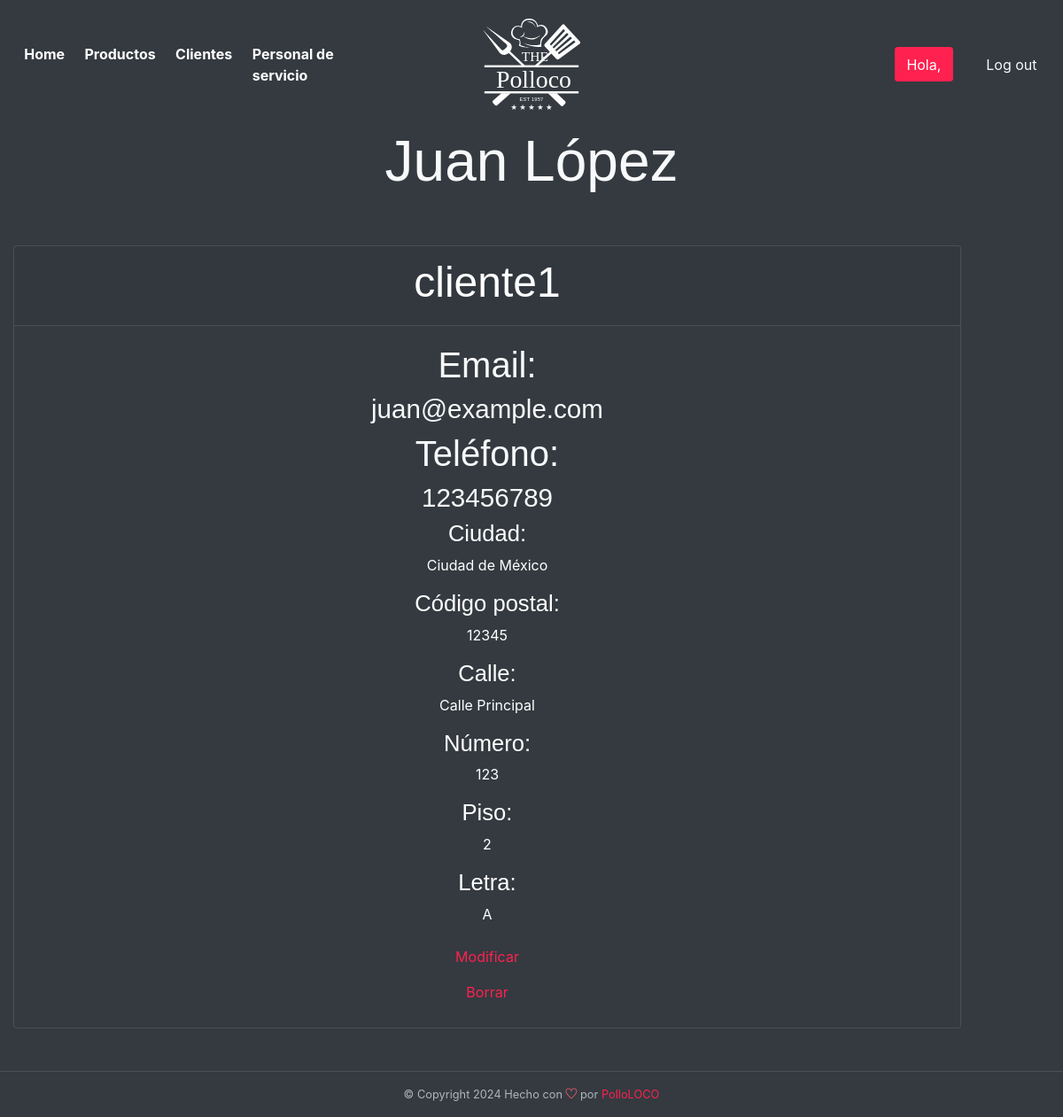
The app's page /foodhut/public_html/boss/clientes/ver_clientes.php?id=9 with its own data.
### tables this page shows
CREATE TABLE usuario (
  id int auto_increment,
  cuenta varchar(25) not null,
  nombre varchar(25),
  apellidos varchar(25),
  contrasena varchar(25),
  email varchar(45),
  telefono varchar(9),
  ciudad varchar(25),
  cp varchar(5),
  calle varchar(25),
  numero varchar(25),
  piso varchar(25),
  letra varchar(5),
  rol enum ('cliente', 'cocina', 'reparto', 'boss'),
  PRIMARY KEY (id)
);

### foodhut/public_html/boss/clientes/ver_clientes.php (the view, shortened to what this page needs)
<?php
$sql = conectarBaseDatos();
$organiza = null;
    if (isset($_GET["id"])) {
        $id = $_GET["id"];
        $registro = $sql->query("SELECT * FROM usuario WHERE id=$id");
        if ($registro) {
            while ($fila = $registro->fetch_assoc()) {
                $organiza = $fila;
            }
        } else {
            echo "Error en la consulta SQL: " . $sql->error;
        }
    }
?>
<!DOCTYPE html>
<html lang="es">
<head>
    <link rel="stylesheet" href="../../assets/vendors/themify-icons/css/themify-icons.css">
    <link rel="stylesheet" href="../../assets/vendors/animate/animate.css">
	<link rel="stylesheet" href="../../assets/css/foodhut.css">
</head>
<body data-spy="scroll" data-target=".navbar" data-offset="40" id="home">
    <nav class="custom-navbar navbar navbar-expand-lg navbar-dark fixed-top" data-spy="affix" data-offset-top="10">
        <div class="collapse navbar-collapse" id="navbarSupportedContent">
            <ul class="navbar-nav">
            <li class="nav-item">
                    <a class="nav-link" href="../../inicio.php">Home</a>
                </li>
                <li class="nav-item">
                    <a class="nav-link" href="../articulos.php">Productos</a>
                </li>
                <li class="nav-item">
                    <a class="nav-link" href="clientes.php">Clientes</a>
                </li>
                <li class="nav-item">
                    <a class="nav-link" href="../servicio/profesional.php">Personal de servicio</a>
                </li>
            </ul>
            <a class="navbar-brand m-auto" href="#">
                <img src="../assets/imgs/logo.svg" class="brand-img" alt="PolloLOCO Logo">
            </a>
            <ul class="navbar-nav">
                <li class="nav-item">
                <a href="#" class="btn btn-primary ml-xl-4">Hola, <?php echo htmlspecialchars($_SESSION["cuenta"]); ?></a>
                </li>
                <li class="nav-item">
                    <a href="../../sesion.php?session=logout" class="btn ml-xl-4">Log out</a>
                </li>
            </ul>
        </div>
    </nav>
    <div id="blog" class="container-fluid bg-dark text-light py-5 text-center wow fadeIn">
        <br><br>
        <?php if ($organiza) { ?>
        <h2 class="section-title py-5"><?php echo htmlspecialchars($organiza["nombre"]); ?> <?php echo htmlspecialchars($organiza["apellidos"]); ?></h2>
        <div class="tab-content" id="pills-tabContent">
            <div class="tab-pane fade show active" id="foods" role="tabpanel" aria-labelledby="pills-home-tab">
                <div class="row">
                    <div class="col-md-11">
                        <div class="card bg-transparent border my-3 my-md-0">
                        <div class="card-header">
                            <h1 class="rounded-0 card-img-top img-responsive text-white"><?php echo htmlspecialchars($organiza["cuenta"]); ?></h1>
                        </div>
                            <div class="card-body">
                                <h2 class="pt20 pb20">Email:</h2>
                                <h3 class="pt20 pb20"><?php echo htmlspecialchars($organiza["email"]); ?></h3>
                                <h2 class="pt20 pb20">Teléfono:</h2>
                                <h3 class="pt20 pb20"><?php echo htmlspecialchars($organiza["telefono"]); ?></h3>
                                <h4 class="text-white">Ciudad:</h4>
                                <p class="text-white"><?php echo htmlspecialchars($organiza["ciudad"]); ?></p>
                                <h4 class="text-white">Código postal:</h4>
                                <p class="text-white"><?php echo htmlspecialchars($organiza["cp"]); ?></p>
                                <h4 class="text-white">Calle:</h4>
                                <p class="text-white"><?php echo htmlspecialchars($organiza["calle"]); ?></p>
                                <h4 class="text-white">Número:</h4>
                                <p class="text-white"><?php echo htmlspecialchars($organiza["numero"]); ?></p>
                                <h4 class="text-white">Piso:</h4>
                                <p class="text-white"><?php echo htmlspecialchars($organiza["piso"]); ?></p>
                                <h4 class="text-white">Letra:</h4>
                                <p class="text-white"><?php echo htmlspecialchars($organiza["letra"]); ?></p>
                                <ul class="navbar-nav">
                                    <li class="nav-item">
                                        <a class="nav-link" href="modificar_clientes.php?id=<?php echo $organiza["id"]; ?>">Modificar</a>
                                    </li>
                                    <li class="nav-item">
                                        <a class="nav-link" href="borrar_clientes.php?id=<?php echo $organiza["id"]; ?>">Borrar</a>
                                    </li>
                                </ul>
                            </div>
                        </div>
                    </div>
                <?php } ?>
                </div>
            </div>
        </div>
    </div>
    <div class="bg-dark text-light text-center border-top wow fadeIn">
        <p class="mb-0 py-3 text-muted small">&copy; Copyright <script>document.write(new Date().getFullYear())</script> Hecho con <i class="ti-heart text-danger"></i> por <a href="http://devcrud.com">PolloLOCO</a></p>
    </div>
</body>
</html>

### records on screen
usuario: nombre "Juan", apellidos "López", cuenta "cliente1", email "juan@example.com", telefono "123456789", ciudad "Ciudad de México", cp "12345", calle "Calle Principal", numero "123", piso "2", letra "A"
